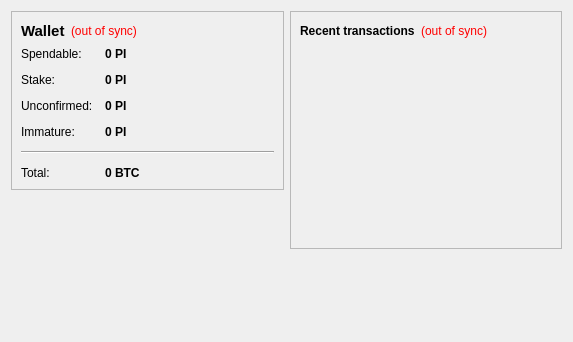
<?xml version="1.0" encoding="UTF-8"?>
<ui version="4.0">
 <class>OverviewPage</class>
 <widget class="QWidget" name="OverviewPage">
  <property name="geometry">
   <rect>
    <x>0</x>
    <y>0</y>
    <width>573</width>
    <height>342</height>
   </rect>
  </property>
  <property name="windowTitle">
   <string>Form</string>
  </property>
  <layout class="QHBoxLayout" name="horizontalLayout" stretch="1,1">
   <item>
    <layout class="QVBoxLayout" name="verticalLayout_2">
     <item>
      <widget class="QFrame" name="frame">
       <property name="frameShape">
        <enum>QFrame::StyledPanel</enum>
       </property>
       <property name="frameShadow">
        <enum>QFrame::Raised</enum>
       </property>
       <layout class="QVBoxLayout" name="verticalLayout_4">
        <item>
         <layout class="QHBoxLayout" name="horizontalLayout_4">
          <item>
           <widget class="QLabel" name="label_5">
            <property name="font">
             <font>
              <pointsize>11</pointsize>
              <weight>75</weight>
              <bold>true</bold>
             </font>
            </property>
            <property name="text">
             <string>Wallet</string>
            </property>
           </widget>
          </item>
          <item>
           <widget class="QLabel" name="labelWalletStatus">
            <property name="toolTip">
             <string>The displayed information may be out of date. Your wallet automatically synchronizes with the picoin network after a connection is established, but this process has not completed yet.</string>
            </property>
            <property name="styleSheet">
             <string notr="true">QLabel { color: red; }</string>
            </property>
            <property name="text">
             <string notr="true">(out of sync)</string>
            </property>
            <property name="alignment">
             <set>Qt::AlignLeading|Qt::AlignLeft|Qt::AlignVCenter</set>
            </property>
           </widget>
          </item>
          <item>
           <spacer name="horizontalSpacer_2">
            <property name="orientation">
             <enum>Qt::Horizontal</enum>
            </property>
            <property name="sizeHint" stdset="0">
             <size>
              <width>40</width>
              <height>20</height>
             </size>
            </property>
           </spacer>
          </item>
         </layout>
        </item>
        <item>
         <layout class="QFormLayout" name="formLayout_2">
          <property name="fieldGrowthPolicy">
           <enum>QFormLayout::AllNonFixedFieldsGrow</enum>
          </property>
          <property name="horizontalSpacing">
           <number>12</number>
          </property>
          <property name="verticalSpacing">
           <number>12</number>
          </property>
          <item row="0" column="0">
           <widget class="QLabel" name="label">
            <property name="text">
             <string>Spendable:</string>
            </property>
           </widget>
          </item>
          <item row="0" column="1">
           <widget class="QLabel" name="labelBalance">
            <property name="font">
             <font>
              <weight>75</weight>
              <bold>true</bold>
             </font>
            </property>
            <property name="cursor">
             <cursorShape>IBeamCursor</cursorShape>
            </property>
            <property name="toolTip">
             <string>Your current spendable balance</string>
            </property>
            <property name="text">
             <string notr="true">0 PI</string>
            </property>
            <property name="textInteractionFlags">
             <set>Qt::LinksAccessibleByMouse|Qt::TextSelectableByKeyboard|Qt::TextSelectableByMouse</set>
            </property>
           </widget>
          </item>
          <item row="1" column="0">
           <widget class="QLabel" name="label_6">
            <property name="text">
             <string>Stake:</string>
            </property>
           </widget>
          </item>
          <item row="1" column="1">
           <widget class="QLabel" name="labelStake">
            <property name="font">
             <font>
              <weight>75</weight>
              <bold>true</bold>
             </font>
            </property>
            <property name="cursor">
             <cursorShape>IBeamCursor</cursorShape>
            </property>
            <property name="toolTip">
             <string>Total of coins that was staked, and do not yet count toward the current balance</string>
            </property>
            <property name="text">
             <string notr="true">0 PI</string>
            </property>
            <property name="textInteractionFlags">
             <set>Qt::LinksAccessibleByMouse|Qt::TextSelectableByKeyboard|Qt::TextSelectableByMouse</set>
            </property>
           </widget>
          </item>
          <item row="2" column="0">
           <widget class="QLabel" name="label_3">
            <property name="text">
             <string>Unconfirmed:</string>
            </property>
           </widget>
          </item>
          <item row="2" column="1">
           <widget class="QLabel" name="labelUnconfirmed">
            <property name="font">
             <font>
              <weight>75</weight>
              <bold>true</bold>
             </font>
            </property>
            <property name="cursor">
             <cursorShape>IBeamCursor</cursorShape>
            </property>
            <property name="toolTip">
             <string>Total of transactions that have yet to be confirmed, and do not yet count toward the current balance</string>
            </property>
            <property name="text">
             <string notr="true">0 PI</string>
            </property>
            <property name="textInteractionFlags">
             <set>Qt::LinksAccessibleByMouse|Qt::TextSelectableByKeyboard|Qt::TextSelectableByMouse</set>
            </property>
           </widget>
          </item>
          <item row="3" column="0">
           <widget class="QLabel" name="labelImmatureText">
            <property name="text">
             <string>Immature:</string>
            </property>
           </widget>
          </item>
          <item row="3" column="1">
           <widget class="QLabel" name="labelImmature">
            <property name="font">
             <font>
              <weight>75</weight>
              <bold>true</bold>
             </font>
            </property>
            <property name="toolTip">
             <string>Mined balance that has not yet matured</string>
            </property>
            <property name="text">
             <string notr="true">0 PI</string>
            </property>
            <property name="textInteractionFlags">
             <set>Qt::LinksAccessibleByMouse|Qt::TextSelectableByKeyboard|Qt::TextSelectableByMouse</set>
            </property>
           </widget>
          </item>
          <item row="4" column="0" colspan="2">
           <widget class="Line" name="line">
            <property name="orientation">
             <enum>Qt::Horizontal</enum>
            </property>
           </widget>
          </item>
          <item row="5" column="0">
           <widget class="QLabel" name="labelTotalText">
            <property name="text">
             <string>Total:</string>
            </property>
           </widget>
          </item>
          <item row="5" column="1">
           <widget class="QLabel" name="labelTotal">
            <property name="font">
             <font>
              <weight>75</weight>
              <bold>true</bold>
             </font>
            </property>
            <property name="cursor">
             <cursorShape>IBeamCursor</cursorShape>
            </property>
            <property name="toolTip">
             <string>Your current total balance</string>
            </property>
            <property name="text">
             <string notr="true">0 BTC</string>
            </property>
            <property name="textInteractionFlags">
             <set>Qt::LinksAccessibleByMouse|Qt::TextSelectableByKeyboard|Qt::TextSelectableByMouse</set>
            </property>
           </widget>
          </item>
         </layout>
        </item>
       </layout>
      </widget>
     </item>
     <item>
      <spacer name="verticalSpacer_3">
       <property name="orientation">
        <enum>Qt::Vertical</enum>
       </property>
       <property name="sizeHint" stdset="0">
        <size>
         <width>20</width>
         <height>40</height>
        </size>
       </property>
      </spacer>
     </item>
     <item>
      <widget class="QLabel" name="label_2">
       <property name="text">
        <string/>
       </property>
       <property name="pixmap">
        <pixmap resource="../bitcoin.qrc">:/images/backg</pixmap>
       </property>
       <property name="scaledContents">
        <bool>false</bool>
       </property>
       <property name="alignment">
        <set>Qt::AlignCenter</set>
       </property>
      </widget>
     </item>
     <item>
      <spacer name="verticalSpacer">
       <property name="orientation">
        <enum>Qt::Vertical</enum>
       </property>
       <property name="sizeHint" stdset="0">
        <size>
         <width>20</width>
         <height>40</height>
        </size>
       </property>
      </spacer>
     </item>
    </layout>
   </item>
   <item>
    <layout class="QVBoxLayout" name="verticalLayout_3">
     <item>
      <widget class="QFrame" name="frame_2">
       <property name="frameShape">
        <enum>QFrame::StyledPanel</enum>
       </property>
       <property name="frameShadow">
        <enum>QFrame::Raised</enum>
       </property>
       <layout class="QVBoxLayout" name="verticalLayout">
        <item>
         <layout class="QHBoxLayout" name="horizontalLayout_2">
          <item>
           <widget class="QLabel" name="label_4">
            <property name="text">
             <string>&lt;b&gt;Recent transactions&lt;/b&gt;</string>
            </property>
           </widget>
          </item>
          <item>
           <widget class="QLabel" name="labelTransactionsStatus">
            <property name="toolTip">
             <string>The displayed information may be out of date. Your wallet automatically synchronizes with the picoin network after a connection is established, but this process has not completed yet.</string>
            </property>
            <property name="styleSheet">
             <string notr="true">QLabel { color: red; }</string>
            </property>
            <property name="text">
             <string notr="true">(out of sync)</string>
            </property>
            <property name="alignment">
             <set>Qt::AlignRight|Qt::AlignTrailing|Qt::AlignVCenter</set>
            </property>
           </widget>
          </item>
          <item>
           <spacer name="horizontalSpacer">
            <property name="orientation">
             <enum>Qt::Horizontal</enum>
            </property>
            <property name="sizeHint" stdset="0">
             <size>
              <width>40</width>
              <height>20</height>
             </size>
            </property>
           </spacer>
          </item>
         </layout>
        </item>
        <item>
         <widget class="QListView" name="listTransactions">
          <property name="styleSheet">
           <string notr="true">QListView { background: transparent; }</string>
          </property>
          <property name="frameShape">
           <enum>QFrame::NoFrame</enum>
          </property>
          <property name="verticalScrollBarPolicy">
           <enum>Qt::ScrollBarAlwaysOff</enum>
          </property>
          <property name="horizontalScrollBarPolicy">
           <enum>Qt::ScrollBarAlwaysOff</enum>
          </property>
          <property name="selectionMode">
           <enum>QAbstractItemView::NoSelection</enum>
          </property>
         </widget>
        </item>
       </layout>
      </widget>
     </item>
     <item>
      <spacer name="verticalSpacer_2">
       <property name="orientation">
        <enum>Qt::Vertical</enum>
       </property>
       <property name="sizeHint" stdset="0">
        <size>
         <width>20</width>
         <height>40</height>
        </size>
       </property>
      </spacer>
     </item>
    </layout>
   </item>
  </layout>
 </widget>
 <resources>
  <include location="../bitcoin.qrc"/>
 </resources>
 <connections/>
</ui>
